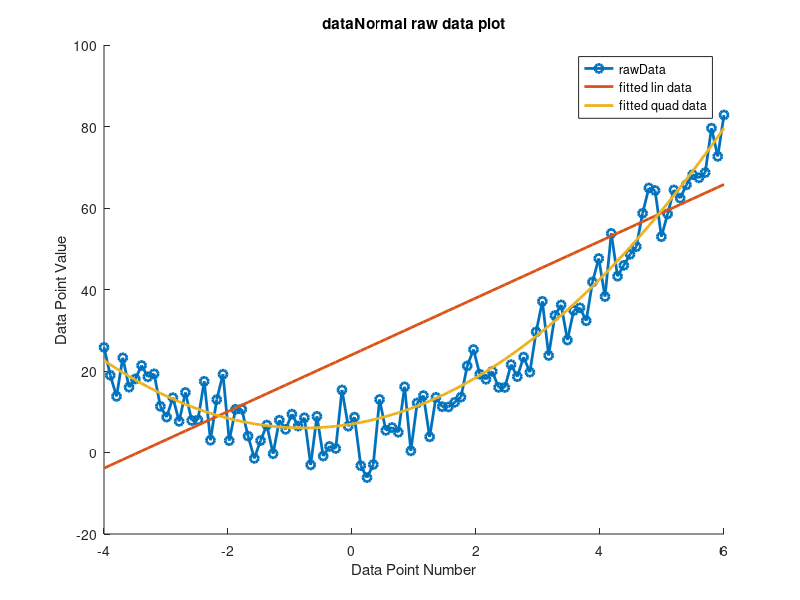

The MATLAB script that drew this image:
%Specify number of samples to take
samples = 100;

%Set limits for x value
minX = -4;
maxX = 6;

%Quadratic coefficients
A = 1.6;
B = 2.5;
C = 6;

%Sample x and specify other variable
x = linspace(minX,maxX);

%Mean and stanDev
mean = 0;
stanDev = 5;

%Combine variables to calculate y in a quadratic equation
y = A*x.^2+B*x+C;

%Find the gradient for the quadratic curve
m = (y - C)/x;

%Use the gradient to find yL
yL = m*x + C;

%Create noise for data in a Gaussian format (default std = 5 mean = 0)
noise = stanDev.*randn(1,samples)+mean;

%Linear basis for function
xLin = [x; ones(1,samples);];

%Fit test data with linear line
linFit = regress(y',xLin');

%Quadratic basis for function
Quad = [x.*x;x;ones(1,samples);];

%Fit test data with quadratic line
quadFit = regress(y',Quad');

%Plot x against y adding on the Gaussian noise and plot the two best fit
%lines for both the straight line and quadratic.
disp(size(linFit));
figure
hold on
plot(x,y+noise,'-o','linewidth',2);
plot(x,yL+linFit(2),'-','linewidth',2);
plot(x,y+Quad(3),'-','linewidth',2);
legend('rawData','fitted lin data','fitted quad data');
ylabel('Data Point Value');
xlabel('Data Point Number');
title('dataNormal raw data plot');